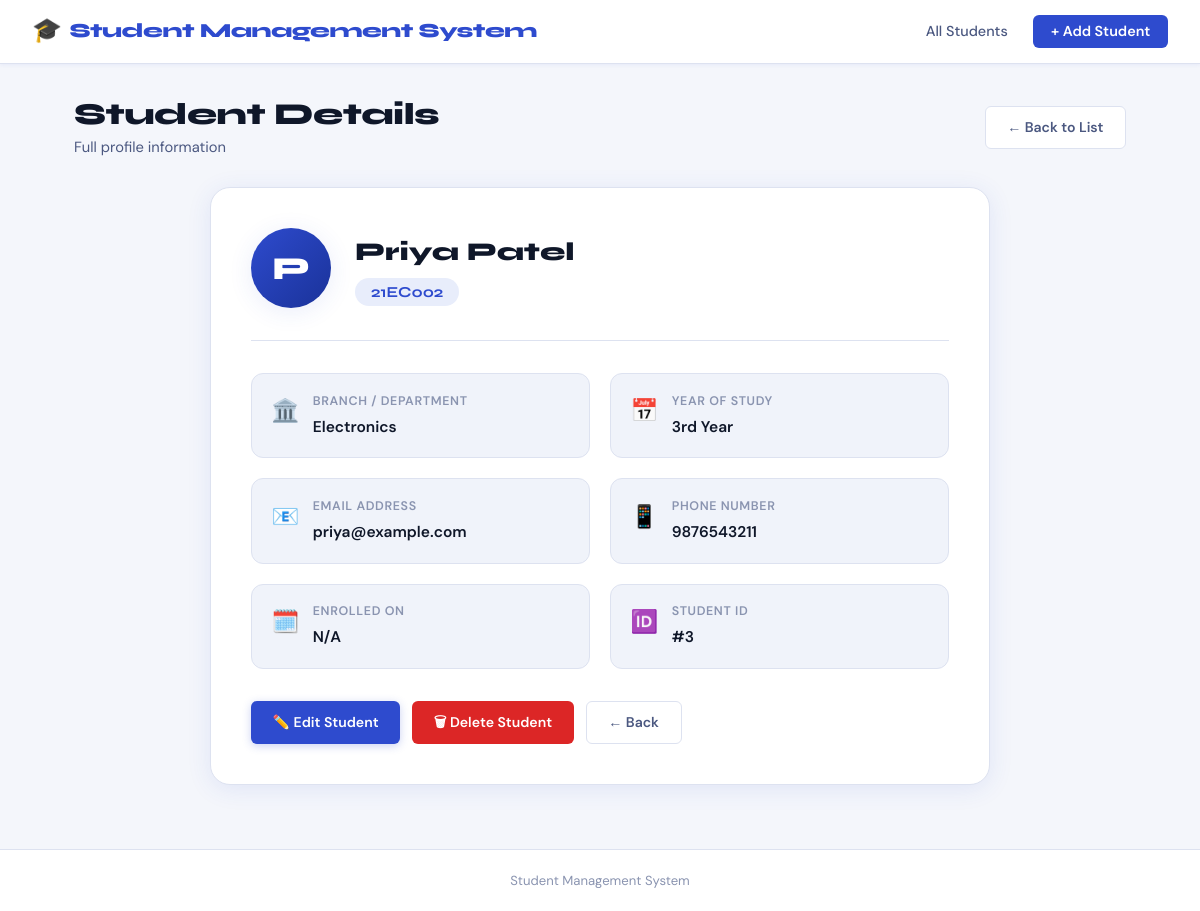
Page /view/3 on the committed database.
### tables this page shows
CREATE TABLE students (
    id INTEGER PRIMARY KEY AUTOINCREMENT,
    name TEXT,
    roll_no TEXT,
    branch TEXT,
    year TEXT,
    email TEXT,
    phone TEXT
);

### app.py (the view)
@app.route('/view/<int:id>')
def view_student(id):
    conn = get_db_conn()
    student = None
    if conn:
        cursor = conn.cursor()
        cursor.execute("SELECT * FROM students WHERE id = ?", (id,))
        student = cursor.fetchone()
        cursor.close()
        conn.close()
    return render_template('view_student.html', student=student)

### app.py (called while the page is built)
def get_db_conn():
    conn = sqlite3.connect('students.db')
    conn.row_factory = sqlite3.Row
    return conn

### templates/view_student.html (shortened to what this page needs)
{% extends 'base.html' %}
{% block content %}
<div class="page-header">
    <div class="page-header-text">
        <h1 class="page-title">Student Details</h1>
        <p class="page-subtitle">Full profile information</p>
    </div>
    <a href="{{ url_for('index') }}" class="btn btn-outline">← Back to List</a>
</div>
{% if student %}
<div class="detail-container">
    <div class="profile-header">
        <div class="profile-avatar-large">{{ student.name[0].upper() }}</div>
        <div class="profile-info">
            <h2 class="profile-name">{{ student.name }}</h2>
            <span class="badge badge-large">{{ student.roll_no }}</span>
        </div>
    </div>
    <div class="detail-grid">
        <div class="detail-item">
            <span class="detail-icon">🏛️</span>
            <div>
                <p class="detail-label">Branch / Department</p>
                <p class="detail-value">{{ student.branch }}</p>
            </div>
        </div>
        <div class="detail-item">
            <span class="detail-icon">📅</span>
            <div>
                <p class="detail-label">Year of Study</p>
                <p class="detail-value">{{ student.year }}</p>
            </div>
        </div>
        <div class="detail-item">
            <span class="detail-icon">📧</span>
            <div>
                <p class="detail-label">Email Address</p>
                <p class="detail-value">{{ student.email or 'Not provided' }}</p>
            </div>
        </div>
        <div class="detail-item">
            <span class="detail-icon">📱</span>
            <div>
                <p class="detail-label">Phone Number</p>
                <p class="detail-value">{{ student.phone or 'Not provided' }}</p>
            </div>
        </div>
        <div class="detail-item">
            <span class="detail-icon">🗓️</span>
            <div>
                <p class="detail-label">Enrolled On</p>
                <p class="detail-value">{{ student.created_at.strftime('%d %B %Y') if student.created_at else 'N/A' }}</p>
            </div>
        </div>
        <div class="detail-item">
            <span class="detail-icon">🆔</span>
            <div>
                <p class="detail-label">Student ID</p>
                <p class="detail-value">#{{ student.id }}</p>
            </div>
        </div>
    </div>
    <div class="form-actions" style="margin-top: 2rem;">
        <a href="{{ url_for('edit_student', id=student.id) }}" class="btn btn-primary">✏️ Edit Student</a>
        <a href="{{ url_for('delete_student', id=student.id) }}"
           class="btn btn-danger"
           onclick="return confirm('Are you sure you want to delete {{ student.name }}?')">🗑 Delete Student</a>
        <a href="{{ url_for('index') }}" class="btn btn-outline">← Back</a>
    </div>
</div>
{% endif %}
{% endblock %}

### static/style.css (style rules this page uses)
:root { --bg: #f4f6fb; --surface: #ffffff; --surface-2: #f0f3fa; --accent: #2e4bce; --accent-dark: #1a3299; --accent-light: #e8edfb; --success: #16a34a; --success-bg: #dcfce7; --danger: #dc2626; --danger-bg: #fee2e2; --warning: #d97706; --text-primary: #0f1729; --text-secondary:#4b5880; --text-muted: #8a94b0; --border: #dde2f0; --border-focus: #2e4bce; --radius-sm: 6px; --radius: 12px; --radius-lg: 20px; --shadow-sm: 0 1px 4px rgba(46,75,206,0.07); --shadow: 0 4px 24px rgba(46,75,206,0.10); --shadow-lg: 0 8px 40px rgba(46,75,206,0.15); --font-display: 'Syne', sans-serif; --font-body: 'DM Sans', sans-serif; --nav-h: 64px; }
*, *::before, *::after { box-sizing: border-box; margin: 0; padding: 0; }
body { font-family: var(--font-body); background: var(--bg); color: var(--text-primary); min-height: 100vh; display: flex; flex-direction: column; font-size: 15px; line-height: 1.6; }
a { text-decoration: none; color: inherit; }
.page-header { display: flex; align-items: center; justify-content: space-between; margin-bottom: 1.75rem; flex-wrap: wrap; gap: 1rem; }
.page-title { font-family: var(--font-display); font-size: 1.9rem; font-weight: 800; color: var(--text-primary); letter-spacing: -0.5px; line-height: 1.2; }
.page-subtitle { color: var(--text-secondary); font-size: 0.92rem; margin-top: 0.2rem; }
.badge { background: var(--accent-light); color: var(--accent); padding: 0.2rem 0.65rem; border-radius: 20px; font-size: 0.8rem; font-weight: 700; font-family: var(--font-display); white-space: nowrap; }
.badge-large { font-size: 0.95rem; padding: 0.3rem 1rem; }
.btn { display: inline-flex; align-items: center; gap: 0.4rem; padding: 0.6rem 1.35rem; border-radius: var(--radius-sm); font-weight: 600; font-size: 0.88rem; cursor: pointer; border: none; transition: all 0.2s; font-family: var(--font-body); white-space: nowrap; }
.btn-primary { background: var(--accent); color: #fff; box-shadow: 0 2px 8px rgba(46,75,206,0.25); }
.btn-outline { background: var(--surface); color: var(--text-secondary); border: 1.5px solid var(--border); }
.btn-danger { background: var(--danger); color: #fff; }
.form-actions { display: flex; gap: 0.75rem; margin-top: 2rem; flex-wrap: wrap; }
.detail-container { background: var(--surface); border-radius: var(--radius-lg); box-shadow: var(--shadow); padding: 2.5rem; border: 1.5px solid var(--border); max-width: 780px; margin: 0 auto; }
.profile-header { display: flex; align-items: center; gap: 1.5rem; padding-bottom: 2rem; margin-bottom: 2rem; border-bottom: 1.5px solid var(--border); }
.profile-avatar-large { width: 80px; height: 80px; border-radius: 50%; background: linear-gradient(135deg, var(--accent), var(--accent-dark)); color: #fff; display: flex; align-items: center; justify-content: center; font-family: var(--font-display); font-weight: 800; font-size: 2rem; flex-shrink: 0; box-shadow: var(--shadow); }
.profile-name { font-family: var(--font-display); font-size: 1.6rem; font-weight: 800; margin-bottom: 0.4rem; }
.detail-grid { display: grid; grid-template-columns: 1fr 1fr; gap: 1.25rem; }
.detail-item { display: flex; align-items: flex-start; gap: 0.85rem; padding: 1.1rem 1.2rem; background: var(--surface-2); border-radius: var(--radius); border: 1px solid var(--border); }
.detail-icon { font-size: 1.4rem; flex-shrink: 0; margin-top: 0.1rem; }
.detail-label { font-size: 0.78rem; font-weight: 600; color: var(--text-muted); text-transform: uppercase; letter-spacing: 0.05em; margin-bottom: 0.2rem; }
.detail-value { font-size: 0.97rem; font-weight: 600; color: var(--text-primary); }

### rows in the picture
students: name "P", name "Priya Patel", roll_no "21EC002", branch "Electronics", year "3rd Year", email "priya@example.com", phone "9876543211", id "3"
